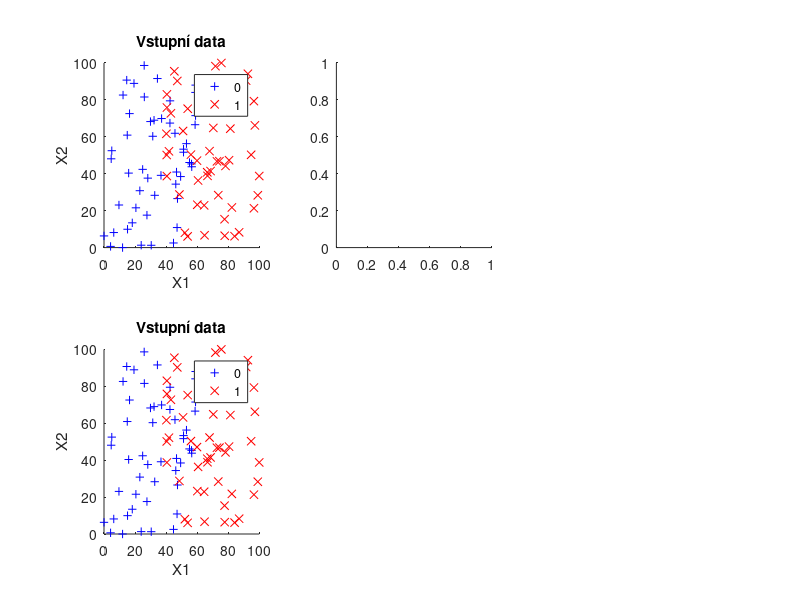

This figure's MATLAB source: (Note: this script raises an error after producing the figure.)
clc
close all
clear

%seminko
rng(220962);
data = [0.6.*rand(1,50) 0.6.*rand(1,50)+0.4;rand(1,100);zeros(1,50) ones(1,50)];
x11=data(1,:);
x1min=min(x11)
x1max=max(x11)

x22=data(2,:);
x2min=min(x22)
x2max=max(x22)

x1norm=zeros(1);
x2norm=zeros(1);

for i3 =1:100
    x1norm(i3)=(x11(i3)-x1min)/(x1max-x1min);
    x2norm(i3)=(x22(i3)-x2min)/(x2max-x2min);
end

%rast 100x100
%dataNormalized = [data(1,:).*100;data(2,:).*100;data(3,:)];
dataNormalized = [x1norm.*100;x2norm.*100;data(3,:)];

%trida + = 0
%trida x = 1

subplot(2,3,1)
gscatter(dataNormalized(1,:),dataNormalized(2,:),data(3,:),'br','+x')
xlabel("X1")
ylabel("X2")
title("Vstupní data")
subplot(2,3,4)
gscatter(dataNormalized(1,:),dataNormalized(2,:),data(3,:),'br','+x')
xlabel("X1")
ylabel("X2")
title("Vstupní data")

% 3NN

%inicializace
map3 = zeros(100,100,3);
maphelper3 = zeros(100,100,1);
TP3=0;
FP3=0;
TN3=0;
FN3=0;
x33=dataNormalized(3,:);
for x23 = 1:100
    for x13 = 1:100
        %max dist
        nearestDistance3(1:3) = 100*sqrt(2);
        nearestClass3(1:3) = 0;
        actual3 = [x13 x23];
        %nejblizsi classa
        for i3 = 1:100
            memory3 = [dataNormalized(1,i3) dataNormalized(2,i3)];
            distance3 = norm(actual3 - memory3);
            
            if(distance3 < nearestDistance3(1))
                nearestDistance3(3) = nearestDistance3(2);
                nearestClass3(3) = nearestClass3(2);
                
                nearestDistance3(2) = nearestDistance3(1);
                nearestClass3(2) = nearestClass3(1);
                
                nearestDistance3(1) = distance3;
                nearestClass3(1) = dataNormalized(3,i3);
            
            elseif(distance3 < nearestDistance3(2))
                nearestDistance3(3) = nearestDistance3(2);
                nearestClass3(3) = nearestClass3(2);
                
                nearestDistance3(2) = distance3;
                nearestClass3(2) = dataNormalized(3,i3);

            elseif(distance3 < nearestDistance3(3))
                nearestDistance3(3) = distance3;
                nearestClass3(3) = dataNormalized(3,i3);
            end   
        end
        
        if(mean(nearestClass3) < 0.5)
            map3(x23,x13,:) = [0 1 0];
            maphelper3(x23,x13,:) = 0;

        elseif(mean(nearestClass3) >= 0.5)
            map3(x23,x13,:) = [0.8 0 0];
            maphelper3(x23,x13,:) = 1;
        end 
    end
end

for k3 =1:100
    ground_truth3=dataNormalized(:,k3);
    truth_x13=round(ground_truth3(1));
    truth_x23=round(ground_truth3(2));
    if truth_x23==0
       truth_x23=1;
    end
    if truth_x13==0
       truth_x13=1;
    end
    z3=ground_truth3(3);
    compare_map3=maphelper3(truth_x23,truth_x13);
        if(z3==true && compare_map3== 1)
            TP3=TP3+1;
        elseif(z3==false && compare_map3 == 1)
            FP3=FP3+1;
        elseif(z3==true && compare_map3 == 0)
            FN3=FN3+1;
        elseif(z3==false && compare_map3 == 0)
            TN3=TN3+1;
        end
     train3(k3)=compare_map3;   
end
T3=(TP3+TN3);%skutecne pozitivni
F3=(FP3+FN3);%skutecne negativni
acc3=T3/(T3+F3);%celkova sporavnost
err3=F3/(T3+F3);%chyba
precision3=TP3/(FN3+TN3);%presnost
TPR3=TP3/(TP3+FN3);
FPR3=(FP3/(FP3+TN3));
subplot(2,3,2)
cm3=confusionchart(x33,train3);
cm3.Title = 'Confusion Matrix for 3NN';
subplot (2,3,3)
imagesc(gca,map3,[0 255])
set(gca,'YDir','normal');
axis([0 100 0 100]);
hold on
gscatter(dataNormalized(1,:),dataNormalized(2,:),data(3,:),'rb','+x')
xlim([0 100])
ylim([0 100])

xlabel("X1")
ylabel("X2")
title("3NN")
% 5 knn

%inicializace
map = zeros(100,100,3);
maphelper = zeros(100,100,1);
TP=0;
FP=0;
TN=0;
FN=0;
x3=dataNormalized(3,:);
for x2 = 1:100
    for x1 = 1:100
        %max dist
        nearestDistance(1:5) = 100*sqrt(2);
        nearestClass(1:5) = 0;
        actual = [x1 x2];
        %nejblizsi classa
        for i = 1:100
            memory = [dataNormalized(1,i) dataNormalized(2,i)];
            distance = norm(actual - memory);
            
            if(distance < nearestDistance(1))
                nearestDistance(5) = nearestDistance(4);
                nearestClass(5) = nearestClass(4);

                nearestDistance(4) = nearestDistance(3);
                nearestClass(4) = nearestClass(3);

                nearestDistance(3) = nearestDistance(2);
                nearestClass(3) = nearestClass(2);
                
                nearestDistance(2) = nearestDistance(1);
                nearestClass(2) = nearestClass(1);
                
                nearestDistance(1) = distance;
                nearestClass(1) = dataNormalized(3,i);
            
            elseif(distance < nearestDistance(2))
                nearestDistance(5) = nearestDistance(4);
                nearestClass(5) = nearestClass(4);

                nearestDistance(4) = nearestDistance(3);
                nearestClass(4) = nearestClass(3);

                nearestDistance(3) = nearestDistance(2);
                nearestClass(3) = nearestClass(2);
                
                nearestDistance(2) = distance;
                nearestClass(2) = dataNormalized(3,i);

            elseif(distance < nearestDistance(3))
                nearestDistance(5) = nearestDistance(4);
                nearestClass(5) = nearestClass(4);

                nearestDistance(4) = nearestDistance(3);
                nearestClass(4) = nearestClass(3);

                nearestDistance(3) = distance;
                nearestClass(3) = dataNormalized(3,i);

           elseif(distance < nearestDistance(4))
                nearestDistance(5) = nearestDistance(4);
                nearestClass(5) = nearestClass(4);

                nearestDistance(4) = nearestDistance(3);
                nearestClass(4) = dataNormalized(3,i);
            elseif(distance < nearestDistance(5))
                nearestDistance(5) = nearestDistance(4);
                nearestClass(5) =  dataNormalized(3,i);
            end 
        end
        
        if(mean(nearestClass) < 0.5)
            map(x2,x1,:) = [0 1 0];
            maphelper(x2,x1,:) = 0;

        elseif(mean(nearestClass) >= 0.5)
            map(x2,x1,:) = [0.8 0 0];
            maphelper(x2,x1,:) = 1;
        end 
    end
end

for k =1:100
    ground_truth=dataNormalized(:,k);
    truth_x1=round(ground_truth(1));
    truth_x2=round(ground_truth(2));
    if truth_x2==0
       truth_x2=1;
    end
    if truth_x1==0
       truth_x1=1;
    end
    z=ground_truth(3);
    compare_map=maphelper(truth_x2,truth_x1);
        if(z==1 && compare_map== 1)
            TP=TP+1;
        elseif(z==0 && compare_map == 1)
            FP=FP+1;
        elseif(z==1 && compare_map == 0)
            FN=FN+1;
        elseif(z==0 && compare_map == 0)
            TN=TN+1;
        end
     train(k)=compare_map;   
end
T=(TP+TN);%skutecne pozitivni
F=(FP+FN);%skutecne negativni
acc=T/(T+F);%celkova sporavnost
err=F/(T+F);%chyba
precision=TP/(FN+TN);%presnost
TPR=TP/(TP+FN);
FPR=(FP/(FP+TN));
subplot(2,3,5)
cm=confusionchart(x3,train);
cm.Title = 'Confusion Matrix for 5NN';
subplot (2,3,6)
imagesc(gca,map,[0 255])
set(gca,'YDir','normal');
axis([0 100 0 100]);
hold on
gscatter(dataNormalized(1,:),dataNormalized(2,:),data(3,:),'rb','+x')
xlim([0 100])
ylim([0 100])

xlabel("X1")
ylabel("X2")
title("5NN")

figure(2)
hold on
plot(FPR3,TPR3,'r*')
hold on
plot(FPR,TPR,'b*')
hold on
plot(0,1,'g*')
hold on
plot([0,1],[0,1], '- yellow')
hold on
area([0,1],[0,1])
grid on
xlim([0 1])
ylim([0 1])
xlabel("FPR")
ylabel("TPR")
legend('3NN','5NN','1NN','nahodily jev', 'spatne klasifikovany')
title("ROC")